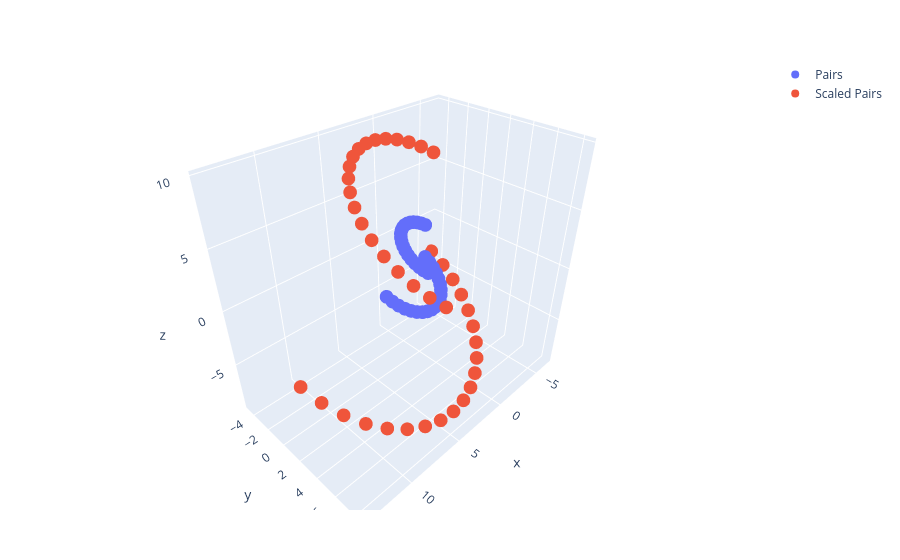

The notebook cell saved with this chart:
### Markdown cell above
### Scaling Objects

### Code cell
function scale(x,α=1)
    γ = log(α)
    S = exp(γ * no ∧ n∞ /2)
    scaled_x = S * x * inv(S)
    α  = - n∞ ⋅ scaled_x # The point weight
    getblades(scaled_x/α)
end

# p1 = plotpoint(x)
# p2 = plotpoint(scaled_x)
scaled_pairs = scale.(rotated_pairs,Ref(3))
p1 = plotpoint(rotated_pairs, name="Pairs")
p2 = plotpoint(scaled_pairs, name="Scaled Pairs")

plot([p1,p2])
